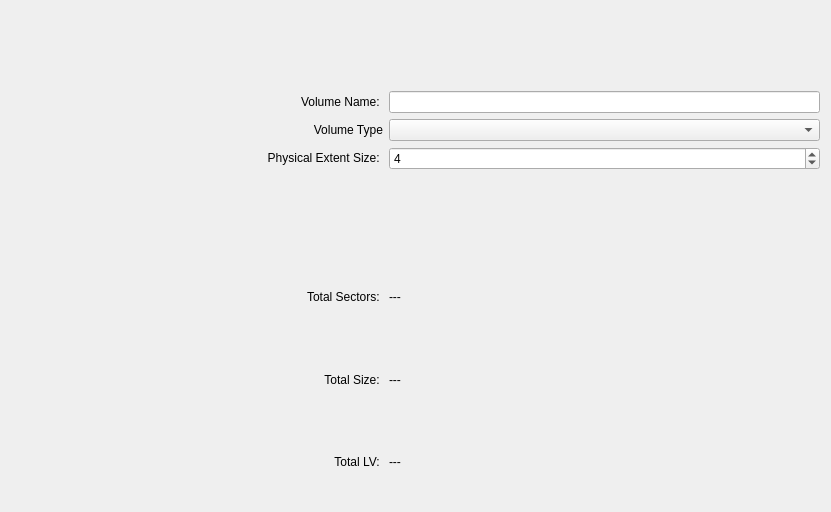
<?xml version="1.0" encoding="UTF-8"?>
<ui version="4.0">
 <class>VolumeWidgetBase</class>
 <widget class="QWidget" name="VolumeWidgetBase">
  <property name="geometry">
   <rect>
    <x>0</x>
    <y>0</y>
    <width>831</width>
    <height>512</height>
   </rect>
  </property>
  <property name="minimumSize">
   <size>
    <width>652</width>
    <height>0</height>
   </size>
  </property>
  <property name="windowTitle">
   <string>Form</string>
  </property>
  <layout class="QGridLayout" name="gridLayout">
   <item row="8" column="1">
    <widget class="QLabel" name="m_LabelTextTotalLV">
     <property name="text">
      <string>Total LV: </string>
     </property>
     <property name="alignment">
      <set>Qt::AlignRight|Qt::AlignTrailing|Qt::AlignVCenter</set>
     </property>
     <property name="textInteractionFlags">
      <set>Qt::LinksAccessibleByMouse|Qt::TextSelectableByKeyboard|Qt::TextSelectableByMouse</set>
     </property>
    </widget>
   </item>
   <item row="8" column="2">
    <widget class="QLabel" name="m_LabelTotalLV">
     <property name="text">
      <string>---</string>
     </property>
     <property name="textInteractionFlags">
      <set>Qt::LinksAccessibleByMouse|Qt::TextSelectableByKeyboard|Qt::TextSelectableByMouse</set>
     </property>
    </widget>
   </item>
   <item row="2" column="2">
    <layout class="QVBoxLayout" name="verticalLayout_2">
     <item>
      <widget class="QLineEdit" name="m_EditVGName"/>
     </item>
    </layout>
   </item>
   <item row="6" column="1">
    <widget class="QLabel" name="m_LabelTextTotalSectors">
     <property name="text">
      <string>Total Sectors: </string>
     </property>
     <property name="alignment">
      <set>Qt::AlignRight|Qt::AlignTrailing|Qt::AlignVCenter</set>
     </property>
     <property name="textInteractionFlags">
      <set>Qt::LinksAccessibleByMouse|Qt::TextSelectableByKeyboard|Qt::TextSelectableByMouse</set>
     </property>
    </widget>
   </item>
   <item row="7" column="1">
    <widget class="QLabel" name="m_LabelTextTotalSize">
     <property name="text">
      <string>Total Size: </string>
     </property>
     <property name="alignment">
      <set>Qt::AlignRight|Qt::AlignTrailing|Qt::AlignVCenter</set>
     </property>
     <property name="textInteractionFlags">
      <set>Qt::LinksAccessibleByMouse|Qt::TextSelectableByKeyboard|Qt::TextSelectableByMouse</set>
     </property>
    </widget>
   </item>
   <item row="2" column="0" rowspan="7">
    <widget class="ListPhysicalVolumes" name="m_ListPV" native="true">
     <property name="minimumSize">
      <size>
       <width>250</width>
       <height>400</height>
      </size>
     </property>
    </widget>
   </item>
   <item row="7" column="2">
    <widget class="QLabel" name="m_LabelTotalSize">
     <property name="text">
      <string>---</string>
     </property>
     <property name="textInteractionFlags">
      <set>Qt::LinksAccessibleByMouse|Qt::TextSelectableByKeyboard|Qt::TextSelectableByMouse</set>
     </property>
    </widget>
   </item>
   <item row="0" column="0" colspan="3">
    <widget class="PartTableWidget" name="m_PartTableWidget" native="true">
     <property name="sizePolicy">
      <sizepolicy hsizetype="Expanding" vsizetype="Fixed">
       <horstretch>0</horstretch>
       <verstretch>0</verstretch>
      </sizepolicy>
     </property>
     <property name="minimumSize">
      <size>
       <width>0</width>
       <height>60</height>
      </size>
     </property>
     <property name="maximumSize">
      <size>
       <width>16777215</width>
       <height>74</height>
      </size>
     </property>
     <property name="contextMenuPolicy">
      <enum>Qt::CustomContextMenu</enum>
     </property>
    </widget>
   </item>
   <item row="2" column="1">
    <widget class="QLabel" name="m_LabelTextVGName">
     <property name="text">
      <string>Volume Name: </string>
     </property>
     <property name="alignment">
      <set>Qt::AlignRight|Qt::AlignTrailing|Qt::AlignVCenter</set>
     </property>
     <property name="textInteractionFlags">
      <set>Qt::LinksAccessibleByMouse|Qt::TextSelectableByKeyboard|Qt::TextSelectableByMouse</set>
     </property>
    </widget>
   </item>
   <item row="6" column="2">
    <widget class="QLabel" name="m_LabelTotalSectors">
     <property name="text">
      <string>---</string>
     </property>
     <property name="textInteractionFlags">
      <set>Qt::LinksAccessibleByMouse|Qt::TextSelectableByKeyboard|Qt::TextSelectableByMouse</set>
     </property>
    </widget>
   </item>
   <item row="4" column="2">
    <layout class="QVBoxLayout" name="verticalLayout">
     <item>
      <widget class="QSpinBox" name="m_SpinPESize">
       <property name="value">
        <number>4</number>
       </property>
      </widget>
     </item>
    </layout>
   </item>
   <item row="4" column="1">
    <widget class="QLabel" name="m_LabelTextPESize">
     <property name="text">
      <string>Physical Extent Size: </string>
     </property>
     <property name="alignment">
      <set>Qt::AlignRight|Qt::AlignTrailing|Qt::AlignVCenter</set>
     </property>
     <property name="textInteractionFlags">
      <set>Qt::LinksAccessibleByMouse|Qt::TextSelectableByKeyboard|Qt::TextSelectableByMouse</set>
     </property>
    </widget>
   </item>
   <item row="3" column="1">
    <widget class="QLabel" name="m_LabelTextVolumeType">
     <property name="text">
      <string>Volume Type</string>
     </property>
     <property name="alignment">
      <set>Qt::AlignRight|Qt::AlignTrailing|Qt::AlignVCenter</set>
     </property>
    </widget>
   </item>
   <item row="3" column="2">
    <layout class="QVBoxLayout" name="verticalLayout_4">
     <item>
      <widget class="QComboBox" name="m_ComboVolumeType"/>
     </item>
    </layout>
   </item>
  </layout>
 </widget>
 <customwidgets>
  <customwidget>
   <class>PartTableWidget</class>
   <extends>QWidget</extends>
   <header>gui/parttablewidget.h</header>
   <container>1</container>
  </customwidget>
  <customwidget>
   <class>ListPhysicalVolumes</class>
   <extends>QWidget</extends>
   <header>gui/listphysicalvolumes.h</header>
   <container>1</container>
  </customwidget>
 </customwidgets>
 <resources/>
 <connections/>
</ui>
